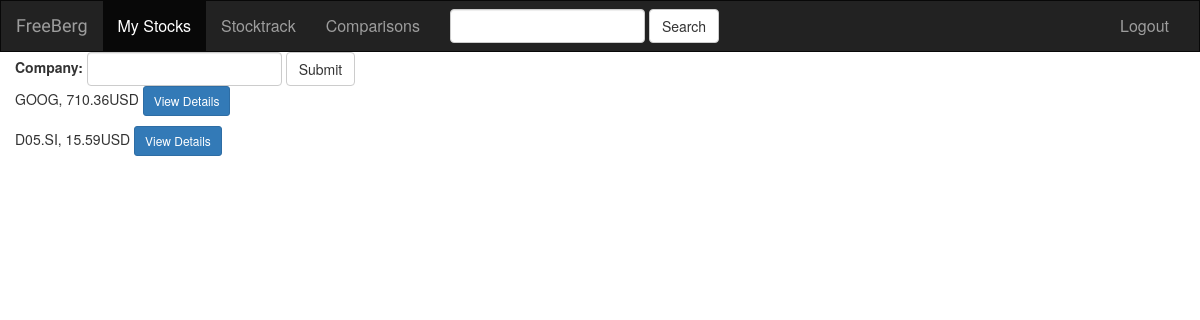
/allstocks/, run on an earlier commit of the app's database.
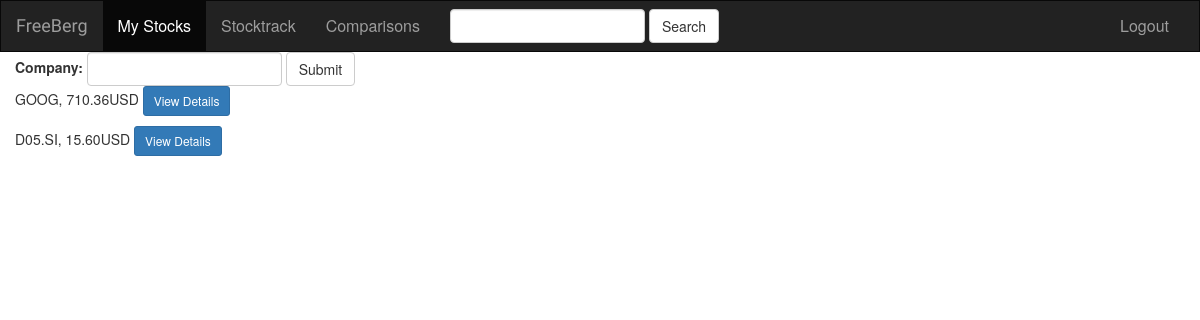
And on a later commit of the database.
### stocktracker/models.py (models this page shows, shortened)
class Stock(models.Model):
    company_name = models.CharField(max_length = 100)
    ticker = models.CharField(max_length=10)
    bloom_ticker = models.CharField(max_length=10, null=True)
    lastprice = models.CharField(max_length = 10000000, default ='-')
    open = models.FloatField(blank=True, default = 1)
    close = models.FloatField(blank=False, default = 1)
    volume = models.IntegerField(blank=True, default = 1)
    description = models.TextField(null=True)
    start_date = models.DateField(null=True)
    price_change = models.FloatField(blank=True, default = 1)
    market_cap = models.FloatField(blank=True, default = 1)
    get_high = models.FloatField(blank=True, default = 1)
    get_low = models.FloatField(blank=True, default = 1)
    pb_ratio = models.FloatField(blank=True, default = 1)
    ebitda = models.FloatField(blank=True, default = 1)
    dividend = models.FloatField(blank=True, default = 1)
    industry = models.CharField(max_length=20, blank=True, default = '-')

### stocktracker/views.py (the view)
# urls.py: url(r'^allstocks/$', views.allstocks, name='allstocks'),
def allstocks(request):
    stocks = Stock.objects.all()
    query = request.GET.get('q')
    if query:
        stocks = stocks.filter(Q(ticker__icontains=query)|
                               Q(company_name__icontains=query)).distinct()
    context = {'stocks': stocks}
    return render(request, 'stocktracker/allstocks.html', context)

### stocktracker/templates/stocktracker/allstocks.html
{% extends 'stocktracker/base.html' %}
{% block body %}
<div class="albums-container container-fluid">
    <form class="search form-inline" role="form">
        <div class="form-group">
            <label for="company">Company:</label>
            <input type="text" class="form-control" id="company">
        </div>
        <button type="submit" class="btn btn-default">Submit</button>
    </form>
    {% for stock in stocks %}
            <p>
                {{ stock.ticker }},
                {{ stock.lastprice }}USD
                <a href="{% url 'stocktracker:individual_stock' stock.id %}" class="btn btn-primary btn-sm" role="button">View Details</a>
            </p>
    {% endfor %}
{% endblock %}

What changed in the data, as far as the page shows it:
changed Stock "D05.SI": lastprice "15.59" → "15.60"
